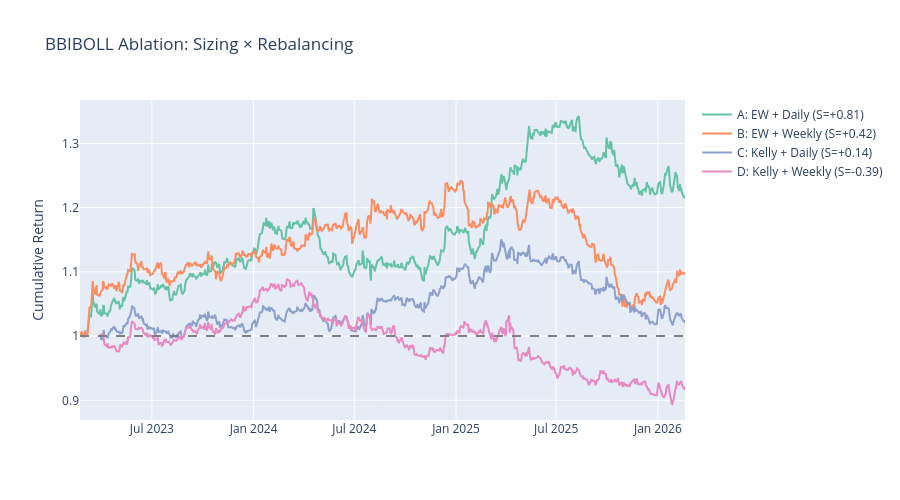

The notebook cell this image was saved under:
### Markdown cell above
## 3. Equity Curves — Visual Comparison

### Code cell
colors = px.colors.qualitative.Set2
fig = go.Figure()
for i, (label, r) in enumerate(ablation_results.items()):
    cum = np.cumprod(1 + r["arr"])
    dates = r["port_ret"][DATE_COL].to_list()
    fig.add_trace(go.Scatter(
        x=dates, y=cum,
        name=f"{label} (S={r['sharpe']:+.2f})",
        line=dict(color=colors[i % len(colors)])
    ))
fig.add_hline(y=1.0, line_dash="dash", line_color="gray")
fig.update_layout(
    title="BBIBOLL Ablation: Sizing × Rebalancing",
    yaxis_title="Cumulative Return",
    height=500,
)
fig.show()

### Figure 1 — Plotly figure (JSON) as saved in the notebook; plotly's stock layout.template omitted (floating-point values rounded to 4 significant figures; data arrays with more than 128 entries replaced by an {"elided": "..."} marker saying what was removed)
{"data": [{"line": {"color": "rgb(102,194,165)"}, "name": "A: EW + Daily (S=+0.81)", "type": "scatter", "x": {"elided": "752 str values"}, "y": {"elided": "752 float values"}}, {"line": {"color": "rgb(252,141,98)"}, "name": "B: EW + Weekly (S=+0.42)", "type": "scatter", "x": {"elided": "752 str values"}, "y": {"elided": "752 float values"}}, {"line": {"color": "rgb(141,160,203)"}, "name": "C: Kelly + Daily (S=+0.14)", "type": "scatter", "x": {"elided": "725 str values"}, "y": {"elided": "725 float values"}}, {"line": {"color": "rgb(231,138,195)"}, "name": "D: Kelly + Weekly (S=-0.39)", "type": "scatter", "x": {"elided": "725 str values"}, "y": {"elided": "725 float values"}}], "layout": {"height": 500, "shapes": [{"line": {"color": "gray", "dash": "dash"}, "type": "line", "x0": 0, "x1": 1, "xref": "x domain", "y0": 1, "y1": 1, "yref": "y"}], "title": {"text": "BBIBOLL Ablation: Sizing × Rebalancing"}, "yaxis": {"title": {"text": "Cumulative Return"}}}}
